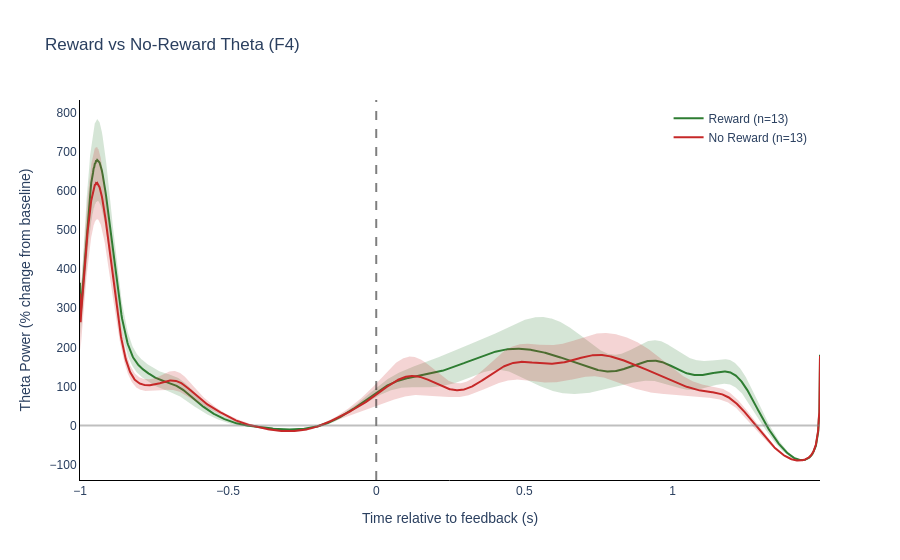

Notebook code cell kept with this figure:
### Markdown cell above
### Reward vs No-Reward Comparison

### Code cell
def plot_reward_comparison(results, channel_idx=0):
    """
    Plot group-average theta ERSP split by reward outcome.
    """
    if len(results) == 0:
        print('No results to plot')
        return None
    
    ch_label = EEG_CH_LABELS[channel_idx]
    times = results[0]['times']
    
    # Collect reward and no-reward ERSPs
    reward_ersps = [r['ersp_reward'][:, channel_idx] for r in results if r['ersp_reward'] is not None]
    no_reward_ersps = [r['ersp_no_reward'][:, channel_idx] for r in results if r['ersp_no_reward'] is not None]
    
    fig = go.Figure()
    
    if reward_ersps:
        reward_mean = np.stack(reward_ersps).mean(axis=0)
        reward_sem = np.stack(reward_ersps).std(axis=0) / np.sqrt(len(reward_ersps))
        
        fig.add_trace(go.Scatter(
            x=np.concatenate([times, times[::-1]]),
            y=np.concatenate([reward_mean + reward_sem, (reward_mean - reward_sem)[::-1]]),
            fill='toself', fillcolor='rgba(46, 125, 50, 0.2)',
            line=dict(color='rgba(255,255,255,0)'), showlegend=False
        ))
        fig.add_trace(go.Scatter(
            x=times, y=reward_mean, mode='lines',
            name=f'Reward (n={len(reward_ersps)})',
            line=dict(color=COLOR_GREEN, width=2)
        ))
    
    if no_reward_ersps:
        no_reward_mean = np.stack(no_reward_ersps).mean(axis=0)
        no_reward_sem = np.stack(no_reward_ersps).std(axis=0) / np.sqrt(len(no_reward_ersps))
        
        fig.add_trace(go.Scatter(
            x=np.concatenate([times, times[::-1]]),
            y=np.concatenate([no_reward_mean + no_reward_sem, (no_reward_mean - no_reward_sem)[::-1]]),
            fill='toself', fillcolor='rgba(198, 40, 40, 0.2)',
            line=dict(color='rgba(255,255,255,0)'), showlegend=False
        ))
        fig.add_trace(go.Scatter(
            x=times, y=no_reward_mean, mode='lines',
            name=f'No Reward (n={len(no_reward_ersps)})',
            line=dict(color=COLOR_RED, width=2)
        ))
    
    fig.add_vline(x=0, line_dash='dash', line_color='black', opacity=0.5)
    fig.add_hline(y=0, line_color='gray', opacity=0.5)
    
    fig.update_layout(
        title=f'Reward vs No-Reward Theta ({ch_label})',
        xaxis_title='Time relative to feedback (s)',
        yaxis_title='Theta Power (% change from baseline)',
        template=PLOTLY_TEMPLATE,
        font=dict(family='Arial'),
        legend=dict(yanchor='top', y=0.99, xanchor='right', x=0.99)
    )
    
    fig.update_xaxes(showgrid=False, zeroline=False, linecolor='black', linewidth=1)
    fig.update_yaxes(showgrid=False, zeroline=False, linecolor='black', linewidth=1)
    
    fig.show()
    return fig


if all_results:
    fig_reward = plot_reward_comparison(all_results, channel_idx=0)
    if fig_reward:
        fig_reward.write_html(OUTPUT_DIR / 'theta_ersp_reward_vs_noreward_F4.html')
        print(f"Saved: {OUTPUT_DIR / 'theta_ersp_reward_vs_noreward_F4.html'}")

### Figure 1 — Plotly figure (JSON) as saved in the notebook; plotly's stock layout.template omitted (floating-point values rounded to 4 significant figures; data arrays with more than 128 entries replaced by an {"elided": "..."} marker saying what was removed)
{"data": [{"fill": "toself", "fillcolor": "rgba(46, 125, 50, 0.2)", "line": {"color": "rgba(255,255,255,0)"}, "showlegend": false, "type": "scatter", "x": {"elided": "2500 float values"}, "y": {"elided": "2500 float values"}}, {"line": {"color": "#2E7D32", "width": 2}, "mode": "lines", "name": "Reward (n=13)", "type": "scatter", "x": {"elided": "1250 float values"}, "y": {"elided": "1250 float values"}}, {"fill": "toself", "fillcolor": "rgba(198, 40, 40, 0.2)", "line": {"color": "rgba(255,255,255,0)"}, "showlegend": false, "type": "scatter", "x": {"elided": "2500 float values"}, "y": {"elided": "2500 float values"}}, {"line": {"color": "#C62828", "width": 2}, "mode": "lines", "name": "No Reward (n=13)", "type": "scatter", "x": {"elided": "1250 float values"}, "y": {"elided": "1250 float values"}}], "layout": {"autosize": true, "font": {"family": "Arial"}, "legend": {"x": 0.99, "xanchor": "right", "y": 0.99, "yanchor": "top"}, "shapes": [{"line": {"color": "black", "dash": "dash"}, "opacity": 0.5, "type": "line", "x0": 0, "x1": 0, "xref": "x", "y0": 0, "y1": 1, "yref": "y domain"}, {"line": {"color": "gray"}, "opacity": 0.5, "type": "line", "x0": 0, "x1": 1, "xref": "x domain", "y0": 0, "y1": 0, "yref": "y"}], "title": {"text": "Reward vs No-Reward Theta (F4)"}, "xaxis": {"autorange": true, "linecolor": "black", "linewidth": 1, "range": [-1, 1.498], "showgrid": false, "title": {"text": "Time relative to feedback (s)"}, "type": "linear", "zeroline": false}, "yaxis": {"autorange": true, "linecolor": "black", "linewidth": 1, "range": [-139.0, 832.1], "showgrid": false, "title": {"text": "Theta Power (% change from baseline)"}, "type": "linear", "zeroline": false}}}
